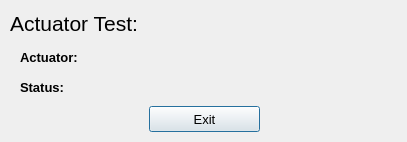
<?xml version="1.0" encoding="UTF-8"?>
<ui version="4.0">
 <class>actuatortest_Dialog</class>
 <widget class="QDialog" name="actuatortest_Dialog">
  <property name="windowModality">
   <enum>Qt::ApplicationModal</enum>
  </property>
  <property name="geometry">
   <rect>
    <x>0</x>
    <y>0</y>
    <width>407</width>
    <height>142</height>
   </rect>
  </property>
  <property name="minimumSize">
   <size>
    <width>407</width>
    <height>142</height>
   </size>
  </property>
  <property name="maximumSize">
   <size>
    <width>407</width>
    <height>142</height>
   </size>
  </property>
  <property name="font">
   <font>
    <family>Liberation Sans</family>
   </font>
  </property>
  <property name="windowTitle">
   <string>Actuator Test</string>
  </property>
  <widget class="QLabel" name="actuatortitle_label">
   <property name="geometry">
    <rect>
     <x>20</x>
     <y>49</y>
     <width>75</width>
     <height>16</height>
    </rect>
   </property>
   <property name="font">
    <font>
     <pointsize>10</pointsize>
     <weight>75</weight>
     <bold>true</bold>
    </font>
   </property>
   <property name="text">
    <string>Actuator:</string>
   </property>
  </widget>
  <widget class="QLabel" name="statustitle_label">
   <property name="geometry">
    <rect>
     <x>20</x>
     <y>79</y>
     <width>75</width>
     <height>16</height>
    </rect>
   </property>
   <property name="font">
    <font>
     <pointsize>10</pointsize>
     <weight>75</weight>
     <bold>true</bold>
    </font>
   </property>
   <property name="text">
    <string>Status:</string>
   </property>
  </widget>
  <widget class="QLabel" name="actuator_label">
   <property name="geometry">
    <rect>
     <x>100</x>
     <y>49</y>
     <width>291</width>
     <height>16</height>
    </rect>
   </property>
   <property name="font">
    <font>
     <pointsize>10</pointsize>
    </font>
   </property>
   <property name="text">
    <string/>
   </property>
  </widget>
  <widget class="QLabel" name="status_label">
   <property name="geometry">
    <rect>
     <x>100</x>
     <y>79</y>
     <width>291</width>
     <height>16</height>
    </rect>
   </property>
   <property name="font">
    <font>
     <pointsize>10</pointsize>
    </font>
   </property>
   <property name="text">
    <string/>
   </property>
  </widget>
  <widget class="QPushButton" name="exit_pushButton">
   <property name="geometry">
    <rect>
     <x>149</x>
     <y>106</y>
     <width>111</width>
     <height>26</height>
    </rect>
   </property>
   <property name="font">
    <font>
     <pointsize>10</pointsize>
    </font>
   </property>
   <property name="text">
    <string>Exit</string>
   </property>
  </widget>
  <widget class="QLabel" name="title_label">
   <property name="geometry">
    <rect>
     <x>10</x>
     <y>10</y>
     <width>250</width>
     <height>26</height>
    </rect>
   </property>
   <property name="font">
    <font>
     <pointsize>16</pointsize>
    </font>
   </property>
   <property name="text">
    <string>Actuator Test:</string>
   </property>
  </widget>
 </widget>
 <resources/>
 <connections/>
</ui>
